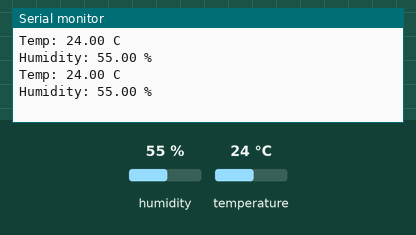
Simulated run of this sketch. Board: Arduino Uno, built with avr-gcc and run on an emulated ATmega328P. On the bench: the last lines printed to the serial monitor. Inputs (shaded band) come from the test bench; at power-on: humidity 55 %, temperature 24 °C.

Above: at 3.8 s.
3.9 s: humidity set to 22 %
At 7.3 s:
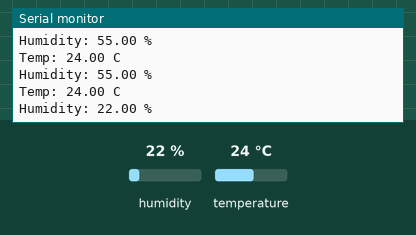
7.8 s: temperature set to 12 °C
At 10.5 s:
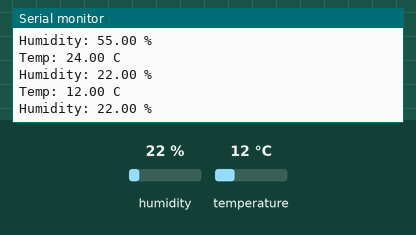
11.7 s: humidity set to 40 %
At 13.6 s:
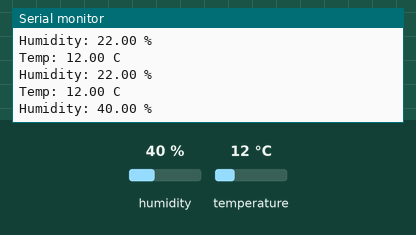
Timing chart, 0 to 15.1 s (numbered marks = the images above; inputs shaded):
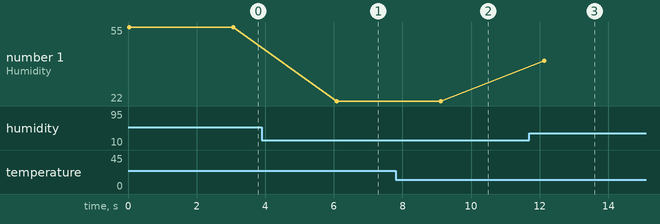

The sketch:

dhTest.ino
```cpp
#include "DHT.h"

#define DHTPIN 2
#define DHTTYPE DHT11

DHT dht(DHTPIN, DHTTYPE);

void setup()
{
  Serial.begin(9600);
}

void loop()
{
 float temp = dht.readTemperature();
 float humidity = dht.readHumidity();

 Serial.println("Temp: " + String(temp) + " C");
 Serial.println("Humidity: " + String(humidity) + " %");
 Serial.println();
 delay(3000);
}
```

Measured:
- after the input at 3.9 s, the serial monitor: prints a new line after 2.2 s (image 1)
- after the input at 7.8 s, the serial monitor: prints a new line after 1.3 s (image 2)
- after the input at 11.7 s, the serial monitor: prints a new line after 0.44 s (image 3)
- plotted number 1: 55 → 22 after the input at 3.9 s, 22 → 40 after the input at 11.7 s
